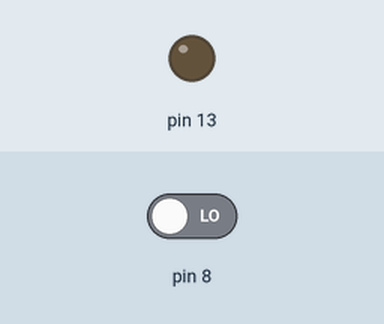
Simulated run of this sketch. Board: Arduino Uno, built with avr-gcc and run on an emulated ATmega328P. Parts: output pins drawn as LEDs (lit = HIGH). The inputs (shaded band) are chosen by the test bench; at power-on: pin 8 LOW.

Above: at 1.2 s.
1.3 s: pin 8 driven HIGH
At 2.2 s:
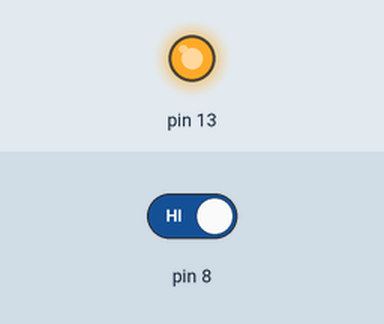
2.8 s: pin 8 driven LOW
At 3.4 s:
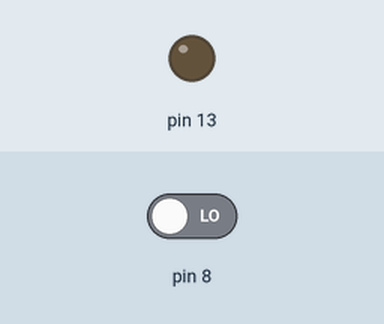
Timing chart, 0 to 5.8 s (numbered marks = the images above; inputs shaded):
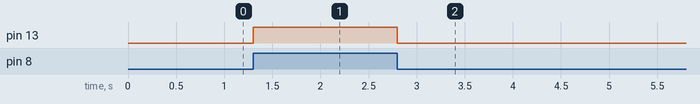

Measured:
- after the input at 1.3 s, pin 13: LOW → HIGH at once
- after the input at 2.8 s, pin 13: HIGH → LOW at once

The sketch:

switch.ino
```cpp
int buttonState=0;

void setup(){

  pinMode(13, OUTPUT);
  pinMode(8, INPUT);

}

void loop(){

  buttonState = digitalRead(8);
  if(buttonState == HIGH){

  digitalWrite(13, HIGH);
}
else{
  digitalWrite(13, LOW);

}
}
```
